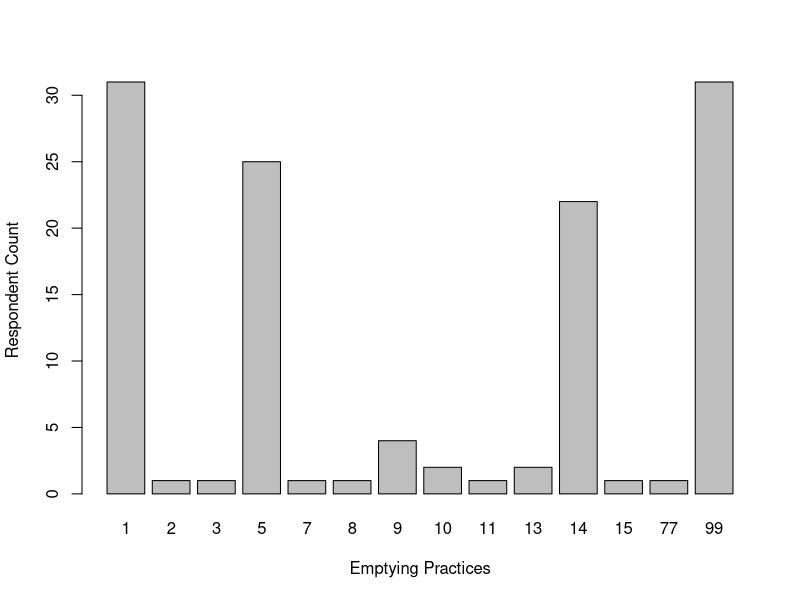
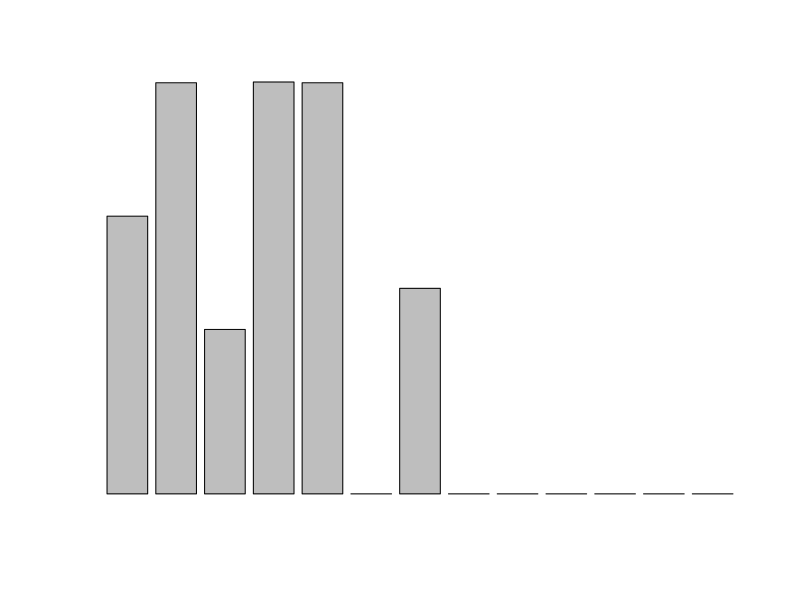

Write the R code that produced these figures, in order. (Note: this script raises an error after producing the figures.)
setwd("/Users/rachel/Dropbox/Sourcing/2. Data/Survey/Cleaned")

#gikondo results
resultsmar14<-read.csv("./HH_mar14_.csv", header=TRUE, sep=",")
resultsmar15<-read.csv("./HH_mar15_.csv", header=TRUE, sep=",")
resultsmar16<-read.csv("./HH_mar16_.csv", header=TRUE, sep=",")
resultsmar17<-read.csv("./HH_mar17_.csv", header=TRUE, sep=",")

gikresult<-rbind(resultsmar14,resultsmar15, resultsmar16, resultsmar17)

#Gikondo mean cost of current WM practices 
gikemptycost<-gikresult$cost_empty[!gikresult$cost_empty == 99]
gikemptycost1<-gikemptycost[!gikemptycost==0]
gik_mean_emptycostRWF<-mean(gikemptycost1,na.rm=TRUE)
gik_mean_emptycostUSD<-gik_mean_emptycostRWF*0.0013

#counts of empty practice

#empty practices not including Dont know/no response
gik_counts<-table(gikresult$emptypract[!gikresult$emptypract==99])
gik_counts<-table(gikresult$emptypract)
barplot(gik_counts,xlab="Emptying Practices",ylab="Respondent Count")
#alternative
countsdf<-as.data.frame(gik_counts)

#prices of different emptying practices
#average price of sealing a latrine then building a new one yourself 

# definition of function
costofpract<-function(result,practice){
  emptypract<-subset(result,result$emptypract==practice)
  rowemptypract<-nrow(subset(gikresult,gikresult$emptypract==practice))
  
  if(rowemptypract==0){
    return(NA)
  }
  
  cost<-emptypract$cost_empty[!emptypract$cost_empty==99]
  meancost<-mean(cost,na.rm=TRUE)
  return(meancost)
}

#usage of function
gikmeancost1 <- costofpract(gikresult, 1)
gikmeancost2 <- costofpract(gikresult, 2)
gikmeancost3 <- costofpract(gikresult, 3)
gikmeancost4 <- costofpract(gikresult, 4)
gikmeancost5 <- costofpract(gikresult, 5)
gikmeancost6 <- costofpract(gikresult, 6)
gikmeancost7 <- costofpract(gikresult, 7)
gikmeancost8 <- costofpract(gikresult, 8)
gikmeancost9 <- costofpract(gikresult, 9)
gikmeancost10 <- costofpract(gikresult, 10)
gikmeancost11 <- costofpract(gikresult, 11)
gikmeancost12 <- costofpract(gikresult, 12)
gikmeancost13 <- costofpract(gikresult, 13)
gikmeancost14 <- costofpract(gikresult, 14)
gikmeancost15 <- costofpract(gikresult, 15)
gikmeancost16 <- costofpract(gikresult, 16)
gikmeancost17 <- costofpract(gikresult, 77)
gikmeancost18 <- costofpract(gikresult, 99)

gikmeancost_vect<-c(gikmeancost1,
                    gikmeancost2,
                    gikmeancost3,
                    gikmeancost4,
                    gikmeancost5,
                    gikmeancost6,
                    gikmeancost7,
                    gikmeancost8,
                    gikmeancost9,
                    gikmeancost11,
                    gikmeancost12,
                    gikmeancost13,
                    gikmeancost14, 
                    gikmeancost15,
                    gikmeancost16,
                    gikmeancost17,
                    gikmeancost18)

gikmeancost_labs<-c("1",
                    "2",
                    "3",
                    "4",
                    "5",
                    "6",
                    "7",
                    "8",
                    "9",
                    "10",
                    "11",
                    "12",
                    "13",
                    "14", 
                    "15",
                    "16",
                    "17",
                    "18")

gikmeancost_labs<-gikmeancost_labs[!is.na(gikmeancost_vect)]
gikmeancost_vect<-gikmeancost_vect[!is.na(gikmeancost_vect)]

X<-as.data.frame(cbind(gikmeancost_labs,gikmeancost_vect))
#d<-X[!(X$gikmeancost_vect=="NaN"),]


meancost_gik<-barplot(gikmeancost_vect,names.arg=gikmeancost_labs)
